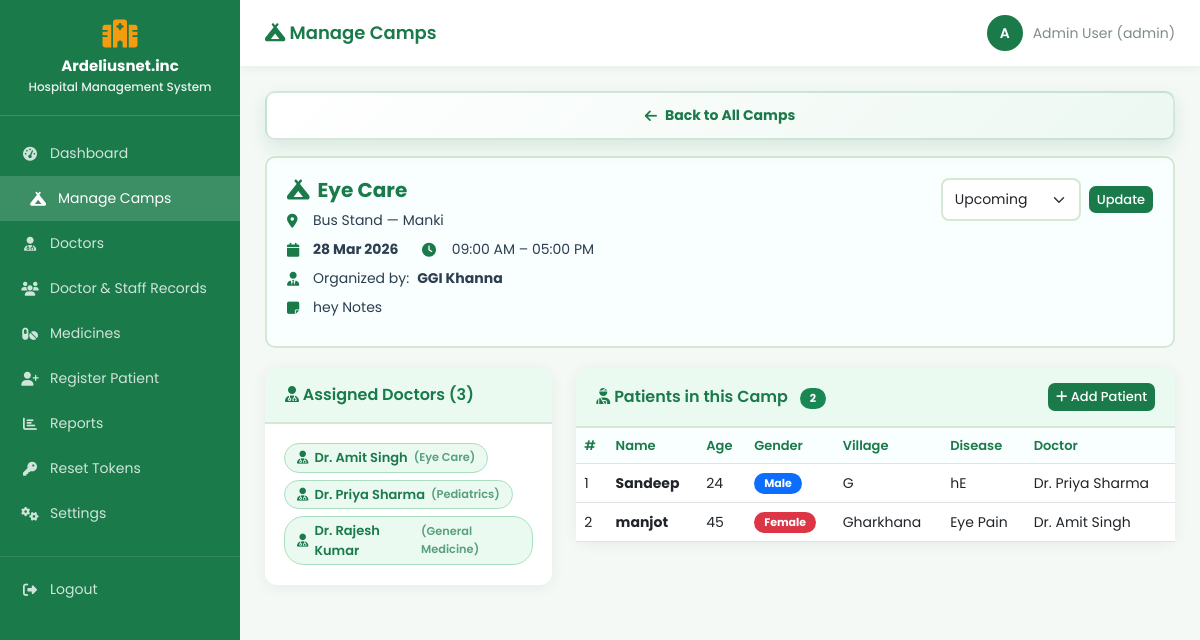
The app's page /pages/camps.php?view=4 (signed in) with its own data.
### tables this page shows
CREATE TABLE `camps` (
  `id` int(11) NOT NULL,
  `camp_name` varchar(150) NOT NULL,
  `location` varchar(200) NOT NULL,
  `village` varchar(100) DEFAULT NULL,
  `camp_date` date NOT NULL,
  `start_time` time DEFAULT NULL,
  `end_time` time DEFAULT NULL,
  `organizer` varchar(100) DEFAULT NULL,
  `status` enum('Upcoming','Ongoing','Completed','Cancelled') DEFAULT 'Upcoming',
  `notes` text DEFAULT NULL,
  `created_at` timestamp NOT NULL DEFAULT current_timestamp()
);

CREATE TABLE `doctors` (
  `id` int(11) NOT NULL,
  `name` varchar(100) NOT NULL,
  `specialization` varchar(100) DEFAULT NULL,
  `phone` varchar(15) DEFAULT NULL,
  `created_at` timestamp NOT NULL DEFAULT current_timestamp()
);

CREATE TABLE `patients` (
  `id` int(11) NOT NULL,
  `name` varchar(100) NOT NULL,
  `age` int(11) NOT NULL,
  `gender` enum('Male','Female','Other') NOT NULL,
  `phone` varchar(15) DEFAULT NULL,
  `village` varchar(100) DEFAULT NULL,
  `disease` varchar(200) DEFAULT NULL,
  `doctor_id` int(11) DEFAULT NULL,
  `visit_date` date NOT NULL,
  `created_at` timestamp NOT NULL DEFAULT current_timestamp(),
  `diagnosis` text DEFAULT NULL,
  `prescription` text DEFAULT NULL,
  `notes` text DEFAULT NULL
);

### pages/camps.php (the view, shortened to what this page needs)
<?php
include('../includes/db.php');
mysqli_query($conn, "CREATE TABLE IF NOT EXISTS camps (
    id INT AUTO_INCREMENT PRIMARY KEY,
    camp_name VARCHAR(150) NOT NULL,
    location VARCHAR(200) NOT NULL,
    village VARCHAR(100),
    camp_date DATE NOT NULL,
    start_time TIME,
    end_time TIME,
    organizer VARCHAR(100),
    status ENUM('Upcoming','Ongoing','Completed','Cancelled') DEFAULT 'Upcoming',
    notes TEXT,
    created_at TIMESTAMP DEFAULT CURRENT_TIMESTAMP
)");
mysqli_query($conn, "CREATE TABLE IF NOT EXISTS camp_doctors (
    id INT AUTO_INCREMENT PRIMARY KEY,
    camp_id INT NOT NULL,
    doctor_id INT NOT NULL
)");
mysqli_query($conn, "CREATE TABLE IF NOT EXISTS patient_camps (
    id INT AUTO_INCREMENT PRIMARY KEY,
    patient_id INT NOT NULL,
    camp_id INT NOT NULL,
    assigned_at TIMESTAMP DEFAULT CURRENT_TIMESTAMP,
    UNIQUE KEY unique_assignment (patient_id, camp_id),
    FOREIGN KEY (patient_id) REFERENCES patients(id) ON DELETE CASCADE,
    FOREIGN KEY (camp_id) REFERENCES camps(id) ON DELETE CASCADE
)");
$view_camp = null;
$camp_doctors_list = [];
$camp_patients = null;
if (isset($_GET['view'])) {
    $view_id = intval($_GET['view']);
    $view_camp = mysqli_fetch_assoc(mysqli_query($conn, "SELECT * FROM camps WHERE id='$view_id'"));
    $cd_result = mysqli_query($conn,
        "SELECT d.* FROM camp_doctors cd
         JOIN doctors d ON cd.doctor_id = d.id
         WHERE cd.camp_id = '$view_id'");
    while ($cd = mysqli_fetch_assoc($cd_result)) {
        $camp_doctors_list[] = $cd;
    }
    $camp_patients = mysqli_query($conn,
        "SELECT p.*, d.name as doctor_name
         FROM patients p
         LEFT JOIN doctors d ON p.doctor_id = d.id
         INNER JOIN patient_camps pc ON pc.patient_id = p.id
         WHERE pc.camp_id = '$view_id'
         ORDER BY p.created_at DESC");
}
?>
<!DOCTYPE html>
<html lang="en">
<head>
    <link href="https://cdn.jsdelivr.net/npm/bootstrap@5.3.0/dist/css/bootstrap.min.css" rel="stylesheet">
    <link href="https://cdnjs.cloudflare.com/ajax/libs/font-awesome/6.4.0/css/all.min.css" rel="stylesheet">
    <link href="../css/style.css" rel="stylesheet">
</head>
<body>
<?php include('../includes/sidebar.php'); ?>
<div class="main-content">
    <div class="topbar">
        <h4><i class="fas fa-campground"></i> Manage Camps</h4>
        <div class="user-info">
            <div class="user-avatar"><?= strtoupper(substr($_SESSION['user_name'], 0, 1)) ?></div>
            <span><?= $_SESSION['user_name'] ?> (<?= $_SESSION['user_role'] ?>)</span>
        </div>
    </div>
    <div class="page-content">
        <?php if ($view_camp): ?>
        <div class="mb-3">
            <a href="camps.php" class="btn btn-secondary btn-sm">
                <i class="fas fa-arrow-left"></i> Back to All Camps
            </a>
        </div>
        <div class="camp-detail-box">
            <div class="d-flex justify-content-between align-items-start flex-wrap gap-2">
                <div>
                    <h5><i class="fas fa-campground me-2"></i><?= htmlspecialchars($view_camp['camp_name']) ?></h5>
                    <div class="info-row">
                        <i class="fas fa-map-marker-alt"></i>
                        <?= htmlspecialchars($view_camp['location']) ?>
                        <?= $view_camp['village'] ? ' — ' . htmlspecialchars($view_camp['village']) : '' ?>
                    </div>
                    <div class="info-row">
                        <i class="fas fa-calendar"></i>
                        <strong><?= date('d M Y', strtotime($view_camp['camp_date'])) ?></strong>
                        <?= $view_camp['start_time']
                            ? '&nbsp;&nbsp;<i class="fas fa-clock" style="color:#1a7a4a;"></i>&nbsp;'
                              . date('h:i A', strtotime($view_camp['start_time']))
                              . ' – ' . date('h:i A', strtotime($view_camp['end_time']))
                            : '' ?>
                    </div>
                    <?php if ($view_camp['organizer']): ?>
                    <div class="info-row">
                        <i class="fas fa-user-tie"></i>
                        Organized by: <strong><?= htmlspecialchars($view_camp['organizer']) ?></strong>
                    </div>
                    <?php endif; ?>
                    <?php if ($view_camp['notes']): ?>
                    <div class="info-row">
                        <i class="fas fa-sticky-note"></i>
                        <?= htmlspecialchars($view_camp['notes']) ?>
                    </div>
                    <?php endif; ?>
                </div>
                <div>
                    <form method="POST" action="" class="d-flex gap-2 align-items-center">
                        <select name="new_status" class="form-select form-select-sm" style="width:140px;">
                            <?php foreach (['Upcoming','Ongoing','Completed','Cancelled'] as $s): ?>
                                <option value="<?= $s ?>" <?= $view_camp['status']==$s?'selected':'' ?>><?= $s ?></option>
                            <?php endforeach; ?>
                        </select>
                        <button type="submit" name="update_status" class="btn btn-primary btn-sm">Update</button>
                    </form>
                </div>
            </div>
        </div>
        <div class="row">
            <div class="col-md-4">
                <div class="card mb-4">
                    <div class="card-header">
                        <span><i class="fas fa-user-md"></i> Assigned Doctors (<?= count($camp_doctors_list) ?>)</span>
                    </div>
                    <div class="card-body">
                        <?php if (!empty($camp_doctors_list)): ?>
                            <?php foreach ($camp_doctors_list as $cd): ?>
                                <div class="doctor-chip mb-1">
                                    <i class="fas fa-user-md"></i>
                                    <?= htmlspecialchars($cd['name']) ?>
                                    <?php if ($cd['specialization']): ?>
                                        <small style="opacity:0.7;">(<?= $cd['specialization'] ?>)</small>
                                    <?php endif; ?>
                                </div><br>
                            <?php endforeach; ?>
                        <?php else: ?>
                            <p class="text-muted mb-0">No doctors assigned to this camp.</p>
                        <?php endif; ?>
                    </div>
                </div>
            </div>
            <div class="col-md-8">
                <div class="card mb-4">
                    <div class="card-header">
                        <span>
                            <i class="fas fa-user-injured"></i>
                            Patients in this Camp
                            <span class="badge bg-success ms-2"><?= mysqli_num_rows($camp_patients) ?></span>
                        </span>
                        <a href="../pages/patients.php" class="btn btn-primary btn-sm">
                            <i class="fas fa-plus"></i> Add Patient
                        </a>
                    </div>
                    <div class="card-body p-0">
                        <table class="table table-hover mb-0">
                            <thead>
                                <tr>
                                    <th>#</th>
                                    <th>Name</th>
                                    <th>Age</th>
                                    <th>Gender</th>
                                    <th>Village</th>
                                    <th>Disease</th>
                                    <th>Doctor</th>
                                </tr>
                            </thead>
                            <tbody>
                                <?php if (mysqli_num_rows($camp_patients) > 0):
                                    $i = 1;
                                    while ($p = mysqli_fetch_assoc($camp_patients)): ?>
                                <tr>
                                    <td><?= $i++ ?></td>
                                    <td><strong><?= htmlspecialchars($p['name']) ?></strong></td>
                                    <td><?= $p['age'] ?></td>
                                    <td>
                                        <span class="badge <?= $p['gender']=='Male' ? 'bg-primary' : 'bg-danger' ?>">
                                            <?= $p['gender'] ?>
                                        </span>
                                    </td>
                                    <td><?= htmlspecialchars($p['village']) ?: '-' ?></td>
                                    <td><?= htmlspecialchars($p['disease']) ?: '-' ?></td>
                                    <td><?= $p['doctor_name'] ?? '<span class="text-muted">-</span>' ?></td>
                                </tr>
                                <?php endwhile; endif; ?>
                            </tbody>
                        </table>
                    </div>
                </div>
            </div>
        </div>
        <?php endif; ?>
    </div>
</div>
</body>
</html>

### css/style.css (style rules this page uses)
:root { --primary: #1a7a4a; --secondary: #27ae60; --accent: #f39c12; --light-green: #eafaf1; --white: #ffffff; --text-dark: #2c3e50; --text-gray: #7f8c8d; --border: #d5e8d4; --danger: #e74c3c; --sidebar-width: 240px; }
* { margin: 0; padding: 0; box-sizing: border-box; }
body { font-family: 'Poppins', sans-serif; background-color: #f4f9f6; color: var(--text-dark); }
.btn-secondary { display: inline-flex; align-items: center; justify-content: center; width: 100%; padding: 12px; border: 2px solid rgba(26, 122, 74, 0.18); border-radius: 10px; background: linear-gradient(135deg, #ffffff, #edf8f2); color: var(--primary); font-weight: 700; text-decoration: none; box-shadow: 0 8px 18px rgba(26, 122, 74, 0.12); transition: all 0.25s ease; }
.btn-secondary i { margin-right: 8px; }
.main-content { margin-left: var(--sidebar-width); padding: 0; }
.topbar { background: white; padding: 15px 25px; display: flex; justify-content: space-between; align-items: center; box-shadow: 0 2px 10px rgba(0,0,0,0.05); position: sticky; top: 0; z-index: 99; }
.topbar h4 { color: var(--primary); font-weight: 600; margin: 0; font-size: 18px; }
.topbar .user-info { display: flex; align-items: center; gap: 10px; color: var(--text-gray); font-size: 14px; }
.topbar .user-avatar { width: 36px; height: 36px; background: var(--primary); border-radius: 50%; display: flex; align-items: center; justify-content: center; color: white; font-weight: 600; font-size: 14px; }
.page-content { padding: 25px; }
.card { background: white; border-radius: 12px; box-shadow: 0 2px 15px rgba(0,0,0,0.06); border: none; margin-bottom: 25px; }
.card-header { background: var(--light-green); border-bottom: 2px solid var(--border); border-radius: 12px 12px 0 0 !important; padding: 15px 20px; font-weight: 600; color: var(--primary); display: flex; justify-content: space-between; align-items: center; }
.table th { background: #f8fffe; color: var(--primary); font-weight: 600; font-size: 13px; border-top: none; }
.table td { font-size: 14px; vertical-align: middle; }
.btn-primary { background: var(--primary) !important; border: none !important; border-radius: 7px; font-size: 13px; font-weight: 500; }
.form-control, .form-select { border: 2px solid var(--border); border-radius: 8px; font-size: 14px; padding: 9px 12px; }
.badge { font-size: 11px; padding: 5px 10px; border-radius: 20px; }

### pages/camps.php (style rules this page uses)
.camp-detail-box { background:#f8fffe; border:2px solid #d5e8d4; border-radius:10px; padding:20px; margin-bottom:20px; }
.camp-detail-box h5 { color:#1a7a4a; font-weight:700; }
.info-row { display:flex; gap:8px; align-items:center; margin-bottom:8px; font-size:14px; }
.info-row i { color:#1a7a4a; width:18px; }
.doctor-chip { display:inline-flex; align-items:center; gap:6px; background:#eafaf1; color:#1a7a4a; border-radius:20px; padding:4px 12px; font-size:13px; font-weight:600; margin:3px; border:1px solid #a9dfbf; }

### records on screen
camps: camp_name "Eye Care", location "Bus Stand", village "Manki", camp_date "28 Mar 2026", start_time "09:00 AM", end_time "05:00 PM", organizer "GGI Khanna", notes "hey Notes", new_status "Upcoming"
doctors: name "Dr. Amit Singh", specialization "Eye Care"
doctors: name "Dr. Priya Sharma", specialization "Pediatrics"
doctors: name "Dr. Rajesh Kumar", specialization "General Medicine"
patients: name "Sandeep", age "24", gender "Male", village "G", disease "hE", doctor.name "Dr. Priya Sharma"
patients: name "manjot", age "45", gender "Female", village "Gharkhana", disease "Eye Pain", doctor.name "Dr. Amit Singh"

### other values on screen
substr($_SESSION['user_name'], 0, 1) "A"
$_SESSION['user_name'] "Admin User"
$_SESSION['user_role'] "admin"
count($camp_doctors_list) "3"
mysqli_num_rows($camp_patients) "2"
